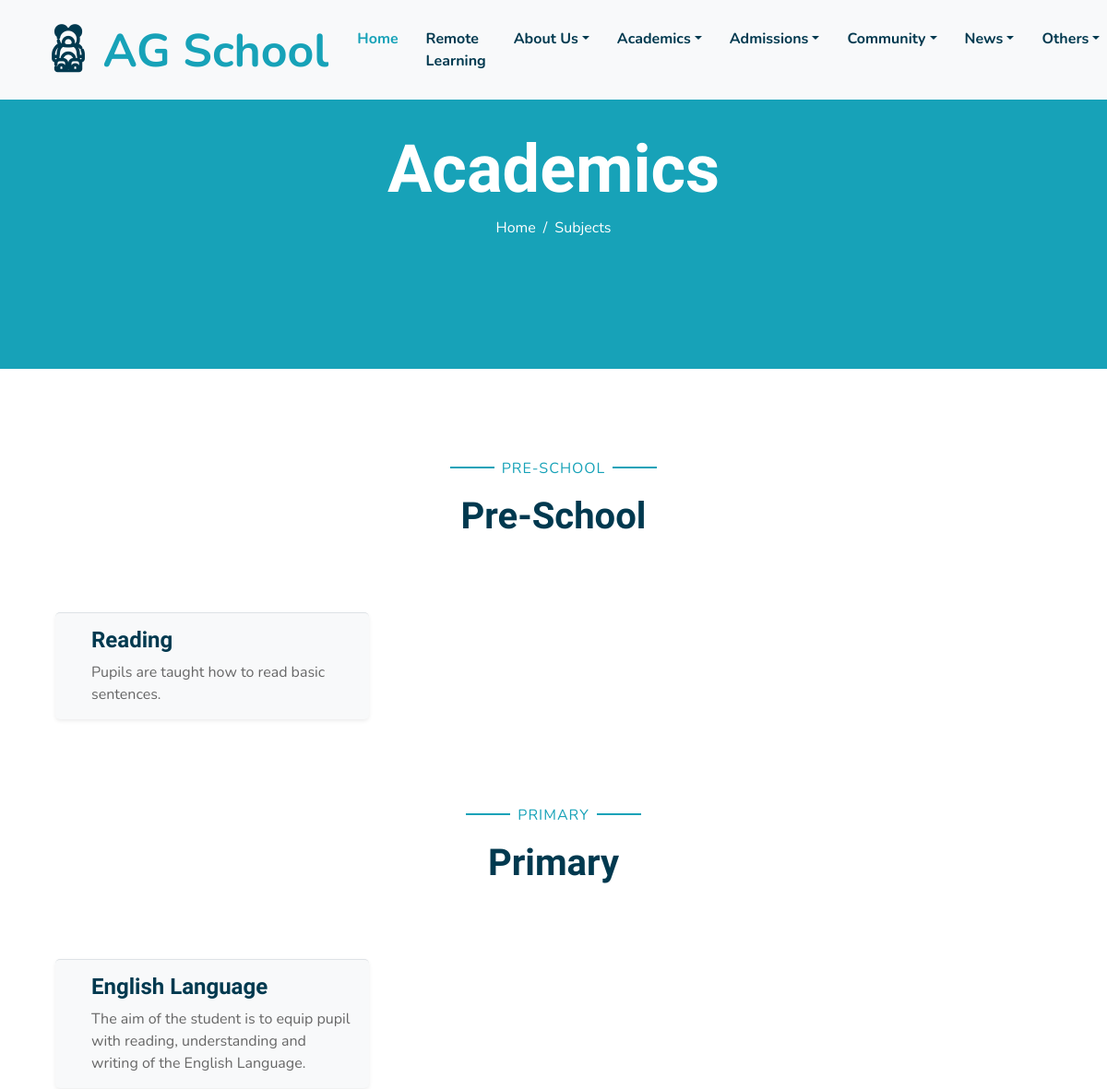
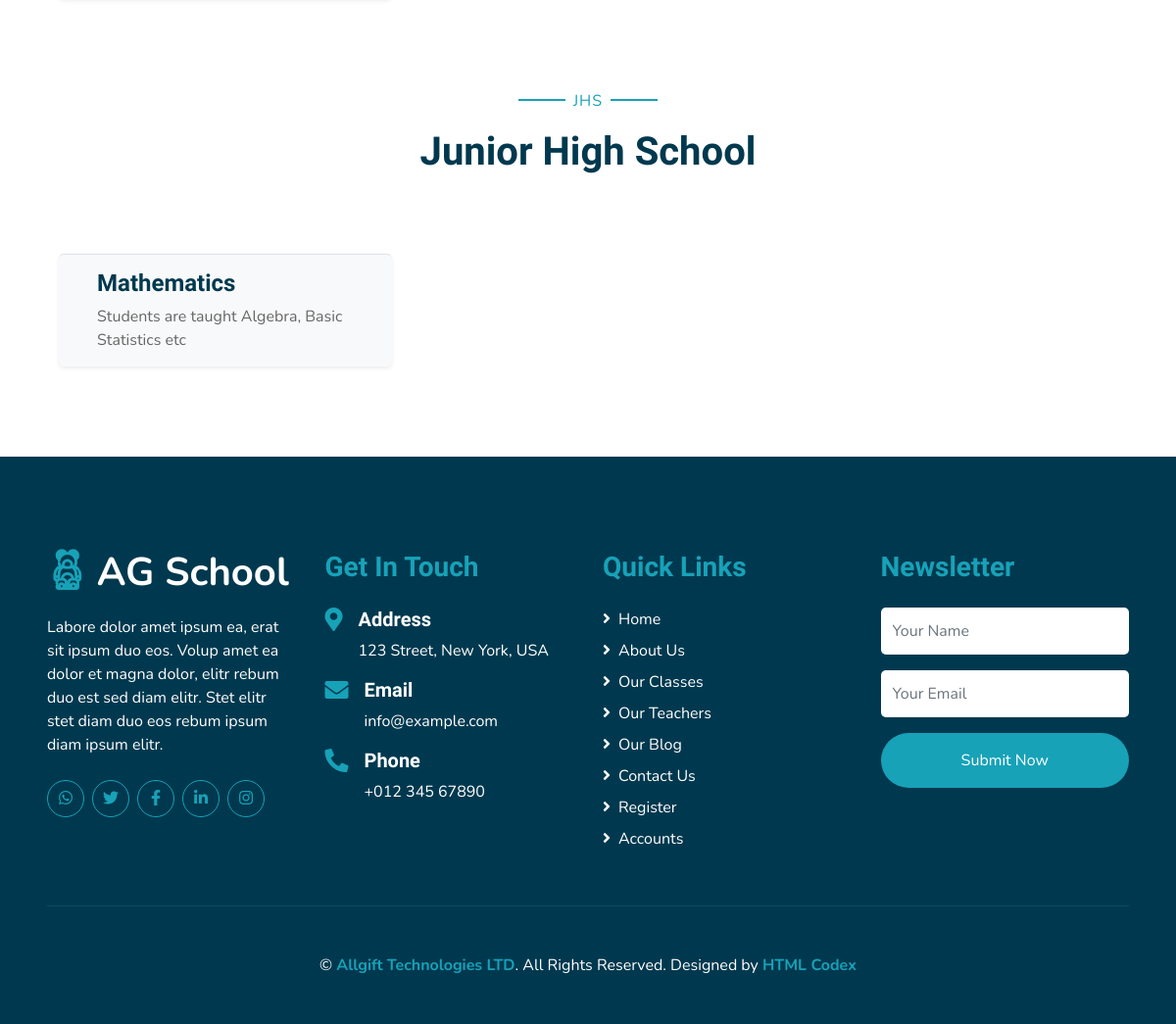
Screenshot of /academics/ with the database file from the repository (2 pictures, top to bottom).
### core/models.py (models this page shows, shortened)
class Subject(models.Model):
    name = models.CharField(max_length=50)
    level = models.CharField(max_length=15, choices=LEVEL_CHOICES)
    description = models.TextField()

### core/views.py (the view)
# urls.py: path("academics/", views.academics, name='academics'),
def academics(request):
    pre_school_subjects = Subject.objects.filter(level='Pre-School')
    primary_subjects = Subject.objects.filter(level='Primary')
    jhs_subjects = Subject.objects.filter(level='Junior High')
    context = {
        'pre_school_subjects': pre_school_subjects,
        'primary_subjects': primary_subjects,
        'jhs_subjects': jhs_subjects,
    }
    return render(request, 'core/academics.html', context)

### templates/core/academics.html (shortened to what this page needs)
{% extends 'base.html' %}
{% load static %}
{% block content %}
    <div class="container-fluid bg-primary mb-5">
      <div
        class="d-flex flex-column align-items-center justify-content-center"
        style="min-height: 400px"
      >
        <h3 class="display-3 font-weight-bold text-white">Academics</h3>
        <div class="d-inline-flex text-white">
          <p class="m-0"><a class="text-white" href="{% url 'home' %}">Home</a></p>
          <p class="m-0 px-2">/</p>
          <p class="m-0">Subjects</p>
        </div>
      </div>
    </div>
    <div class="container-fluid pt-5">
      <div class="container">
        <div class="text-center pb-2">
          <p class="section-title px-5">
            <span class="px-2">Pre-School</span>
          </p>
          <h1 class="mb-4">Pre-School</h1>
        </div>
        <div class="row">
          <div class="container-fluid pt-5">
            <div class="container pb-3">
              <div class="row">
                {% for subject in pre_school_subjects %}
                <div class="col-lg-4 col-md-6 pb-1">
                  <div
                    class="d-flex bg-light shadow-sm border-top rounded mb-4"
                    style="padding: 15px"
                  >
                    <div class="pl-4">
                      <h4>{{subject.name}}</h4>
                      <p class="m-0">
                        {{subject.description}}
                      </p>
                    </div>
                  </div>
                </div>
                {% endfor %}
              </div>
            </div>
          </div>
          </div>
      </div>
    </div>
    <div class="container-fluid pt-5">
      <div class="container">
        <div class="text-center pb-2">
          <p class="section-title px-5">
            <span class="px-2">Primary</span>
          </p>
          <h1 class="mb-4">Primary</h1>
        </div>
        <div class="row">
          <div class="container-fluid pt-5">
            <div class="container pb-3">
              <div class="row">
                {% for subject in primary_subjects %}
                <div class="col-lg-4 col-md-6 pb-1">
                  <div
                    class="d-flex bg-light shadow-sm border-top rounded mb-4"
                    style="padding: 15px"
                  >
                    <div class="pl-4">
                      <h4>{{subject.name}}</h4>
                      <p class="m-0">
                        {{subject.description}}
                      </p>
                    </div>
                  </div>
                </div>
                {% endfor %}
              </div>
            </div>
          </div>
        </div>
      </div>
    </div>
    <div class="container-fluid pt-5">
      <div class="container">
        <div class="text-center pb-2">
          <p class="section-title px-5">
            <span class="px-2">JHS</span>
          </p>
          <h1 class="mb-4">Junior High School</h1>
        </div>
        <div class="row">
          <div class="container-fluid pt-5">
            <div class="container pb-3">
              <div class="row">
                {% for subject in jhs_subjects %}
                <div class="col-lg-4 col-md-6 pb-1">
                  <div
                    class="d-flex bg-light shadow-sm border-top rounded mb-4"
                    style="padding: 15px"
                  >
                    <div class="pl-4">
                      <h4>{{subject.name}}</h4>
                      <p class="m-0">
                        {{subject.description}}
                      </p>
                    </div>
                  </div>
                </div>
                {% endfor %}
              </div>
            </div>
          </div>
        </div>
      </div>
    </div>
{% endblock content %}

### rows the page displays
Subject: name "Reading", description "Pupils are taught how to read basic sentences."
Subject: name "English Language", description "The aim of the student is to equip pupil with reading, understanding and writing of the English Language."
Subject: name "Mathematics", description "Students are taught Algebra, Basic Statistics etc"
